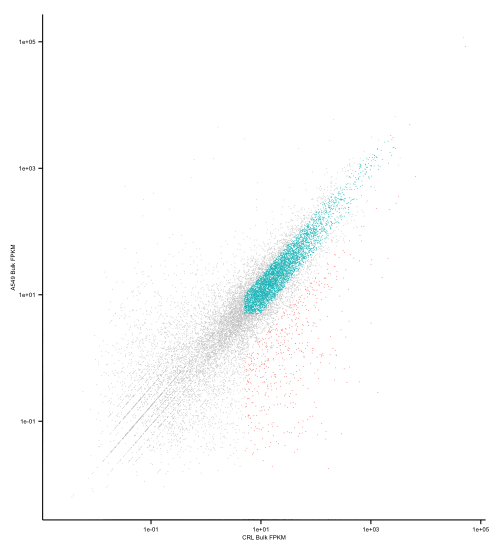

The R source for this figure:
library(ggplot2)
library(plyr)

data <- read.delim('~/Dropbox/densitypaper/densityfigures/Figure5/Nm_all_genes.txt',header=T,stringsAsFactors=F)

bulkData <- read.delim('~/Dropbox/densitypaper/BulkSeqData/CRL_A549_Bulk_Fpkm.txt',header=T,stringsAsFactors=F)

#fpkmDat <- read.table('~/Dropbox/densitypaper/SingleCellSeqData/seqData_volume_and_counts_allGenes.txt',header=T,stringsAsFactors=F)
#meanFpkmDat <- ddply(fpkmDat,.(gene_id),summarise,meanFpkm=mean(fpkm))
#highAbundGenes <- subset(meanFpkmDat,meanFpkm>10)$gene_id

#bulkData <- subset(bulkData,gene %in% highAbundGenes)

bulkData$group <- 'NotConsidered'

bulkData$group[bulkData$fpkmCrl>5*bulkData$fpkmA549 & bulkData$fpkmCrl>5] <- 'crlSpecific'
bulkData$group[bulkData$fpkmA549>5*bulkData$fpkmCrl & bulkData$fpkmA549>5] <- 'a549Specific'
bulkData$group[bulkData$fpkmA549<2*bulkData$fpkmCrl & bulkData$fpkmCrl<2*bulkData$fpkmA549 & bulkData$fpkmCrl>5 & bulkData$fpkmA549>5] <- 'equalExpression'
colnames(bulkData) <- c('gene','fpkmCrl','fpkmA549','group')

data <- merge(data,bulkData[,c(1,4)])

gg_color_hue <- function(n) {
  hues = seq(15, 375, length=n+1)
  hcl(h=hues, l=65, c=100)[1:n]
}

png(file='~/Dropbox/densitypaper/SupplementaryFigures/SingleCellSeq_LowHi_SpecNon/Spec_NonSpec_Genes/plotGenes.png',width=500,height=550)
ggplot(bulkData,aes(x=fpkmCrl,y=fpkmA549,color=group)) + geom_point(size=0.4) + 
  theme_classic() + theme(legend.position='none') +
  scale_x_log10() + scale_y_log10() +
  scale_color_manual(values=c('gray80',gg_color_hue(4)[1],gg_color_hue(4)[3],'gray80')) +
  xlab('CRL Bulk FPKM') + ylab('A549 Bulk FPKM') +
  theme(axis.title=element_text(size="6"), axis.text=element_text(size='6'))
dev.off()
